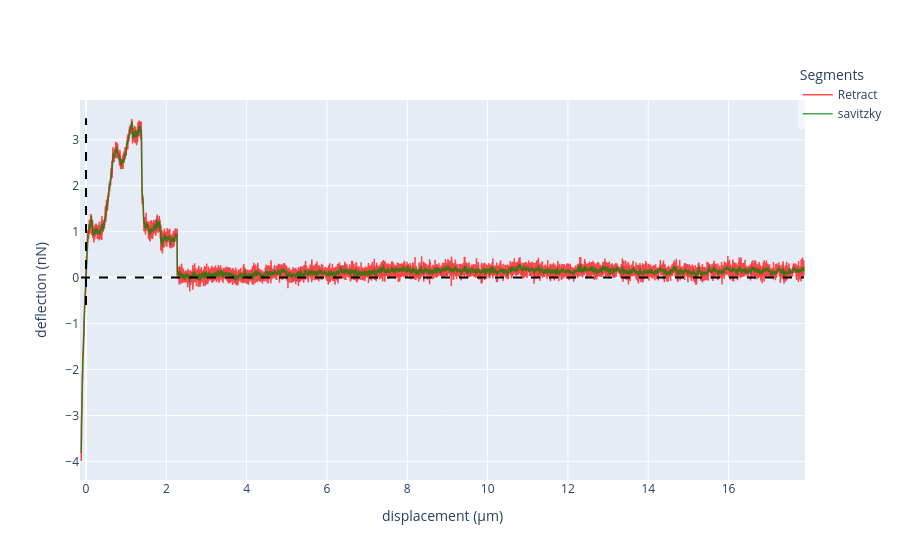

Notebook cell for this chart:
### Code cell
import plotly.graph_objects as go

fig = go.Figure()

fig.add_trace(go.Scatter(
    x=ret_corrected_displacement,
    y=corrected_deflection_ret,
    mode='lines',
    name='Retract',
    line=dict(color='red', width=1.5),
    opacity=0.7
))

# fig.add_trace(go.Scatter(
#     x=ret_corrected_displacement,
#     y=smooth_defl,
#     mode='lines',
#     name='Smoothed Derivative',
#     line=dict(color='blue', width=1.5, dash='dash'),
#     opacity=0.7
# ))

fig.add_trace(go.Scatter(
    x=ret_corrected_displacement,
    y=savitz_defl,
    mode='lines',
    name='savitzky',
    line=dict(color='green', width=1.5),
    opacity=0.7
))

# Add horizontal and vertical lines at y=0 and x=0
fig.add_shape(type='line',
              x0=ret_corrected_displacement.min(),
              x1=ret_corrected_displacement.max(),
              y0=0, y1=0,
              line=dict(color='black', dash='dash'))
fig.add_shape(type='line',
              x0=0, x1=0,
              y0=y_lower_limit, y1=max_positive_value*1.1,
              line=dict(color='black', dash='dash'))

fig.update_layout(
    xaxis_title='displacement (μm)',
    yaxis_title='deflection (nN)',
    legend=dict(title='Segments', bgcolor='rgba(255,255,255,0.5)', x=0.99, y=1.1),
    showlegend=True
)

fig.show()

### Figure 1 — Plotly figure (JSON) as saved in the notebook; plotly's stock layout.template omitted (floating-point values rounded to 4 significant figures; data arrays with more than 128 entries replaced by an {"elided": "..."} marker saying what was removed)
{"data": [{"line": {"color": "red", "width": 1.5}, "mode": "lines", "name": "Retract", "opacity": 0.7, "type": "scatter", "x": {"elided": "9085 float values"}, "y": {"elided": "9085 float values"}}, {"line": {"color": "green", "width": 1.5}, "mode": "lines", "name": "savitzky", "opacity": 0.7, "type": "scatter", "x": {"elided": "9085 float values"}, "y": {"elided": "9085 float values"}}], "layout": {"legend": {"bgcolor": "rgba(255,255,255,0.5)", "title": {"text": "Segments"}, "x": 0.99, "y": 1.1}, "shapes": [{"line": {"color": "black", "dash": "dash"}, "type": "line", "x0": -0.125, "x1": 17.88, "y0": 0, "y1": 0}, {"line": {"color": "black", "dash": "dash"}, "type": "line", "x0": 0, "x1": 0, "y0": -0.5989, "y1": 3.468}], "showlegend": true, "xaxis": {"title": {"text": "displacement (μm)"}}, "yaxis": {"title": {"text": "deflection (nN)"}}}}
